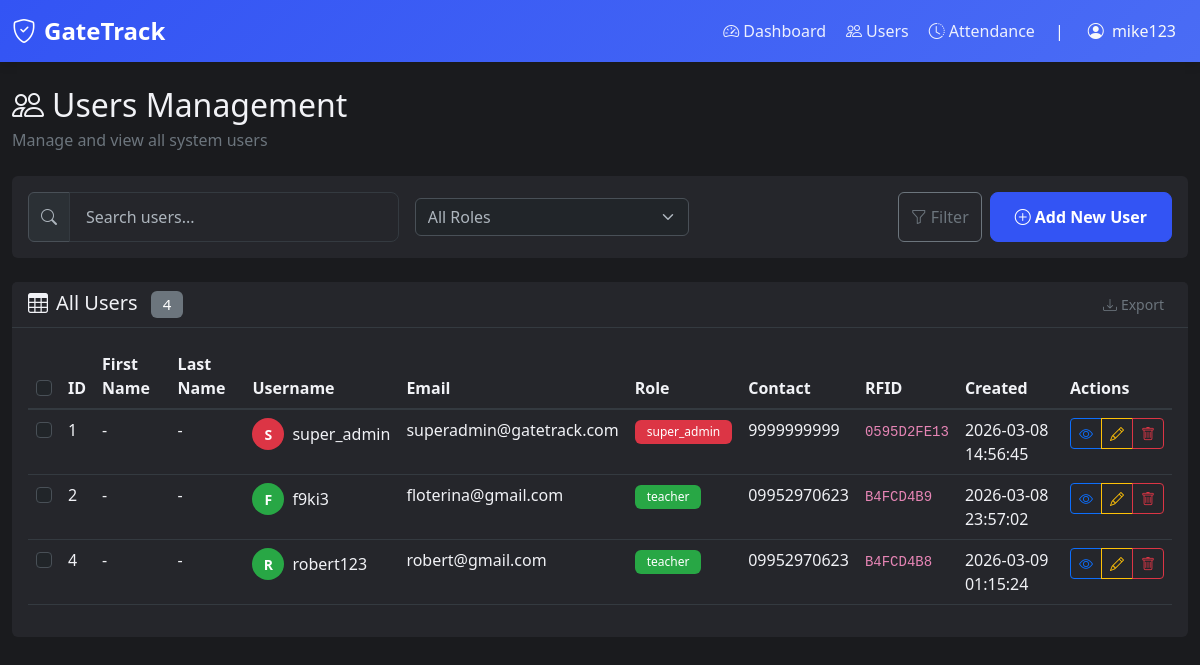
Before: /users (signed in) with the older database file.
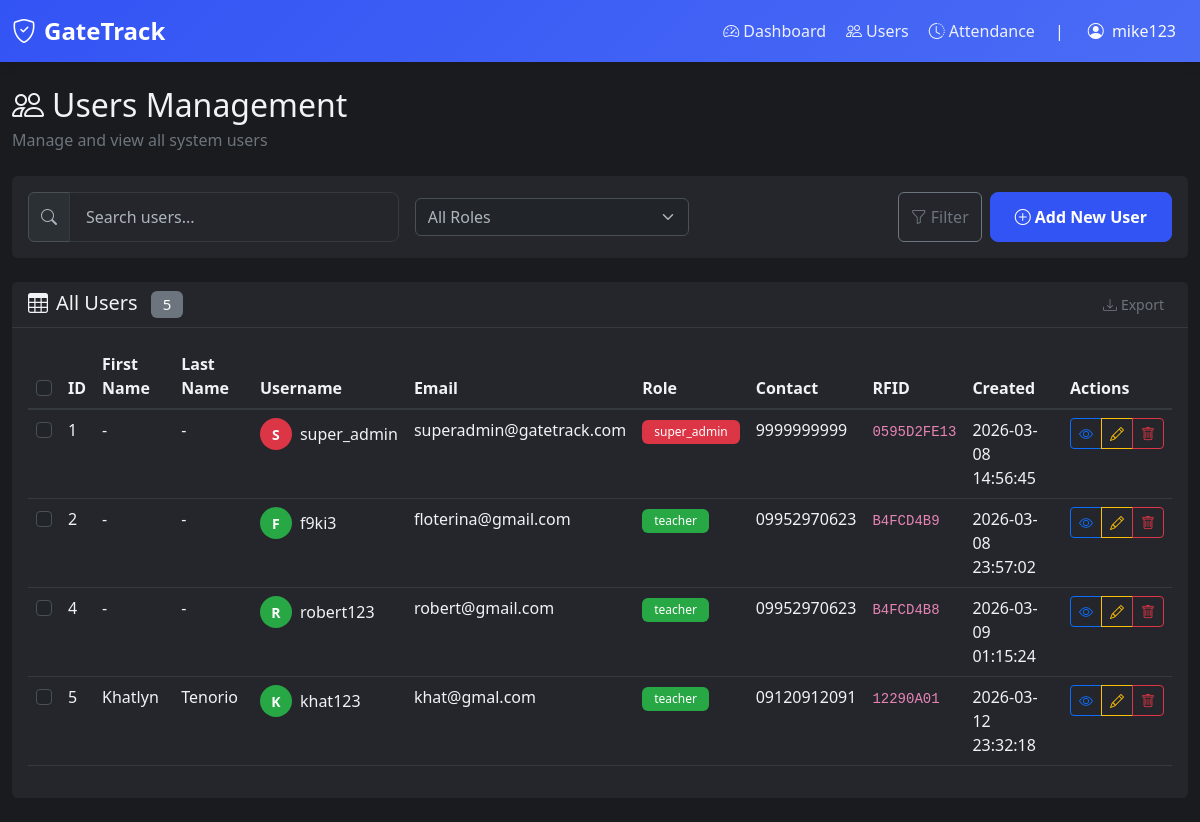
After: the same page with the newer database file.
### tables this page shows
CREATE TABLE "users" (id INTEGER NOT NULL, username VARCHAR(80), email VARCHAR(120) NOT NULL, password VARCHAR(200), contact VARCHAR(20), gender VARCHAR(10), role VARCHAR(20) NOT NULL, created_at DATETIME, rfid TEXT, first_name VARCHAR(50), last_name VARCHAR(50), PRIMARY KEY (id), UNIQUE (email));

### app.py (the view)
@app.route('/users')
@login_required
def users():
    if session.get('role') not in ['super_admin', 'teacher']:
        flash('You do not have permission to view this page.', 'error')
        return redirect(url_for('dashboard'))
    users = get_all_users()
    return render_template('users.html', users=users)

### app.py (called while the page is built)
def get_connection():
    conn = sqlite3.connect(DB_PATH)
    conn.row_factory = sqlite3.Row
    return conn

def get_all_users():
    conn = get_connection()
    cursor = conn.cursor()
    cursor.execute('SELECT * FROM users ORDER BY id')
    users = cursor.fetchall()
    conn.close()
    return users

def login_required(f):
    @wraps(f)
    def decorated_function(*args, **kwargs):
        if 'user_id' not in session:
            flash('Please log in to access this page.', 'error')
            return redirect(url_for('login'))
        return f(*args, **kwargs)
    return decorated_function

### templates/users.html (shortened to what this page needs)
{% extends "nav.html" %} {% block title %}Users - GateTrack{% endblock %}  {% block content %}
<div class="row mb-4">
  <div class="col-12">
    <div class="d-flex justify-content-between align-items-center">
      <div>
        <h2 class="mb-1"><i class="bi bi-people me-2"></i>Users Management</h2>
        <p class="text-secondary mb-0">Manage and view all system users</p>
      </div>
    </div>
  </div>
</div>
<div class="row mb-4">
  <div class="col-12">
    <div class="card">
      <div class="card-body">
        <div class="row g-3 align-items-center">
          <div class="col-md-4">
            <div class="input-group">
              <span class="input-group-text"><i class="bi bi-search"></i></span>
              <input
                type="text"
                class="form-control"
                placeholder="Search users..."
                id="searchInput"
              />
            </div>
          </div>
          <div class="col-md-3">
            <select class="form-select" id="roleFilter">
              <option value="">All Roles</option>
            </select>
          </div>
          <div class="col-md-5 d-flex justify-content-end gap-2">
            <button class="btn btn-outline-secondary" type="button">
              <i class="bi bi-funnel me-1"></i>Filter
            </button>
            <a href="{{ url_for('add_user') }}" class="btn btn-primary">
              <i class="bi bi-plus-circle me-1"></i>Add New User
            </a>
          </div>
        </div>
      </div>
    </div>
  </div>
</div>
<div class="row">
  <div class="col-12">
    <div class="card">
      <div
        class="card-header d-flex justify-content-between align-items-center"
      >
        <h5 class="mb-0">
          <i class="bi bi-table me-2"></i>All Users
          <span class="badge bg-secondary ms-2">{{ users|length }}</span>
        </h5>
        <div class="dropdown">
          <button
            class="btn btn-sm btn-outline-secondary dropdown-toggle"
            type="button"
            data-bs-toggle="dropdown"
          >
            <i class="bi bi-download me-1"></i>Export
          </button>
        </div>
      </div>
      <div class="card-body">
        <div class="table-responsive">
          <table class="table table-hover" id="usersTable">
            <thead>
              <tr>
                <th>
                  <input
                    class="form-check-input"
                    type="checkbox"
                    id="selectAll"
                  />
                </th>
                <th>ID</th>
                <th>First Name</th>
                <th>Last Name</th>
                <th>Username</th>
                <th>Email</th>
                <th>Role</th>
                <th>Contact</th>
                <th>RFID</th>
                <th>Created</th>
                <th>Actions</th>
              </tr>
            </thead>
            <tbody>
              {% for user in users %} {% if user.id != session.get('user_id') %}
              <tr>
                <td>
                  <input
                    class="form-check-input"
                    type="checkbox"
                    value="{{ user.id }}"
                  />
                </td>
                <td>{{ user.id }}</td>
                <td>{{ user.first_name or '-' }}</td>
                <td>{{ user.last_name or '-' }}</td>
                <td>
                  <div class="d-flex align-items-center">
                    <div
                      class="avatar-circle me-2 bg-{{ 'danger' if user.role == 'super_admin' else 'success' if user.role == 'teacher' else 'info' }}"
                    >
                      {{ user.username[0].upper() if user.username else
                      user.email[0].upper() }}
                    </div>
                    {{ user.username or '-' }}
                  </div>
                </td>
                <td>{{ user.email }}</td>
                <td>
                  {% if user.role == 'super_admin' %}
                  <span class="badge bg-danger">{{ user.role }}</span>
                  {% elif user.role == 'teacher' %}
                  <span class="badge bg-success">{{ user.role }}</span>
                  {% elif user.role == 'student' %}
                  <span class="badge bg-info">{{ user.role }}</span>
                  {% else %}
                  <span class="badge bg-warning text-dark"
                    >{{ user.role }}</span
                  >
                  {% endif %}
                </td>
                <td>{{ user.contact or '-' }}</td>
                <td><code>{{ user.rfid or 'N/A' }}</code></td>
                <td>{{ user.created_at }}</td>
                <td>
                  <div class="btn-group" role="group">
                    <button class="btn btn-sm btn-outline-primary" title="View">
                      <i class="bi bi-eye"></i>
                    </button>
                    <button class="btn btn-sm btn-outline-warning" title="Edit">
                      <i class="bi bi-pencil"></i>
                    </button>
                    <button
                      class="btn btn-sm btn-outline-danger"
                      title="Delete"
                      data-bs-toggle="modal"
                      data-bs-target="#deleteModal"
                      data-user-id="{{ user.id }}"
                      data-user-email="{{ user.email }}"
                      data-user-role="{{ user.role }}"
                    >
                      <i class="bi bi-trash"></i>
                    </button>
                  </div>
                </td>
              </tr>
              {% endif %} {% endfor %}
            </tbody>
          </table>
        </div>
      </div>
    </div>
  </div>
</div>
{% endblock %}

### templates/nav.html (shortened to what this page needs)
<!doctype html>
<html lang="en" data-bs-theme="dark">
  <head>
    <link
      href="https://cdn.jsdelivr.net/npm/bootstrap@5.3.0/dist/css/bootstrap.min.css"
      rel="stylesheet"
    />
    <link
      rel="stylesheet"
      href="{{ url_for('static', filename='css/style.css') }}"
    />
    <link
      rel="stylesheet"
      href="https://cdn.jsdelivr.net/npm/bootstrap-icons@1.11.0/font/bootstrap-icons.css"
    />
  </head>
  <body>
    <nav class="navbar navbar-expand-lg navbar-dark">
      <div class="container-fluid">
        <a class="navbar-brand" href="{{ url_for('dashboard') }}">
          <i class="bi bi-shield-check me-2"></i>GateTrack
        </a>
        <div class="collapse navbar-collapse" id="navbarNav">
          <div class="navbar-nav ms-auto">
            <div class="nav-group">
              <ul class="navbar-nav">
                <li class="nav-item">
                  <a
                    class="nav-link{% if request.endpoint == 'dashboard' %} active{% endif %}"
                    href="{{ url_for('dashboard') }}"
                  >
                    <i class="bi bi-speedometer2 me-1"></i>Dashboard
                  </a>
                </li>
                {% if session.get('role') in ['super_admin', 'teacher'] %}
                <li class="nav-item">
                  <a
                    class="nav-link{% if request.endpoint == 'users' %} active{% endif %}"
                    href="{{ url_for('users') }}"
                  >
                    <i class="bi bi-people me-1"></i>Users
                  </a>
                </li>
                <li class="nav-item">
                  <a
                    class="nav-link{% if request.endpoint == 'attendance' %} active{% endif %}"
                    href="{{ url_for('attendance') }}"
                  >
                    <i class="bi bi-clock-history me-1"></i>Attendance
                  </a>
                </li>
                {% endif %}
              </ul>
              <span class="text-light mx-1">|</span>
              <div class="dropdown">
                <button
                  class="btn btn-outline-light dropdown-toggle"
                  type="button"
                  data-bs-toggle="dropdown"
                >
                  <i class="bi bi-person-circle me-1"></i>
                  {{ session.get('username') or session.get('email') }}
                </button>
              </div>
            </div>
          </div>
        </div>
      </div>
    </nav>
    <div class="container-fluid py-4">{% block content %}{% endblock %}</div>
  </body>
</html>

### static/css/style.css (style rules this page uses)
[data-bs-theme="dark"] { --bg-primary: #1a1b1e; --bg-secondary: #25262b; --text-primary: #f1f2f6; --text-secondary: #adb5bd; --primary: #3354f4; --primary-hover: #4a6cf5; --border-color: #343a40; --card-shadow: 0 2px 10px rgba(0, 0, 0, 0.3); }
body { background-color: var(--bg-primary); color: var(--text-primary); font-family: "Segoe UI", Tahoma, Geneva, Verdana, sans-serif; min-height: 100vh; transition: background-color 0.3s ease, color 0.3s ease; }
.card { background-color: var(--bg-secondary); border: 1px solid var(--border-color); box-shadow: var(--card-shadow); transition: background-color 0.3s ease, border-color 0.3s ease; }
.card-header { background-color: var(--bg-secondary); border-bottom: 1px solid var(--border-color); color: var(--text-primary); }
.table { color: var(--text-primary); }
.table thead th { background-color: var(--bg-primary); border-bottom: 2px solid var(--border-color); color: var(--text-primary); font-weight: 600; }
.table tbody tr { border-bottom: 1px solid var(--border-color); transition: background-color 0.2s ease; }
.form-control { background-color: var(--bg-secondary); border: 1px solid var(--border-color); color: var(--text-primary); padding: 12px 16px; border-radius: 8px; transition: all 0.3s ease; }
.form-control::placeholder { color: var(--text-secondary); }
.navbar { background: linear-gradient( 135deg, var(--primary) 0%, #4a6cf5 100% ) !important; box-shadow: 0 2px 10px rgba(0, 0, 0, 0.15); }
.navbar-brand { font-weight: 700; font-size: 1.5rem; }
.nav-link { color: rgba(255, 255, 255, 0.9) !important; transition: color 0.3s ease; }
.btn-primary { background-color: var(--primary); border-color: var(--primary); padding: 12px 24px; font-weight: 600; border-radius: 8px; transition: all 0.3s ease; }
.badge { padding: 6px 12px; font-weight: 500; border-radius: 6px; }

### templates/nav.html (style rules this page uses)
.dropdown-toggle { border: none !important; box-shadow: none !important; background: transparent !important; }
.dropdown-toggle::after { display: none; }
.nav-group { display: flex; align-items: center; gap: 0.5rem; }
.nav-group .navbar-nav { gap: 0.25rem; }
.card { border: none !important; box-shadow: none !important; }
.table thead th, .table tbody tr, .table tbody td { background-color: transparent !important; color: inherit !important; }

### templates/users.html (style rules this page uses)
.avatar-circle { width: 32px; height: 32px; border-radius: 50%; display: flex; align-items: center; justify-content: center; color: white; font-weight: bold; font-size: 14px; }
.bg-danger { background-color: #dc3545 !important; }
.bg-success { background-color: #28a745 !important; }

Changed rows visible on the page:
added users: id "5", first_name "Khatlyn", last_name "Tenorio", username "K", username "khat123", email "khat@gmal.com", role "teacher", contact "09120912091", rfid "12290A01", created_at "2026-03-12 23:32:18"
Other visible differences:
{{ users|length }}: "4" → "5"
